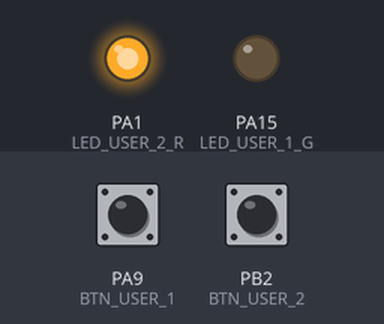
Recording of a sketch running on a simulated STM32 Blue Pill. Parts: output pins drawn as LEDs (lit = HIGH). Inputs (shaded band) come from the test bench; at power-on: PA9 (BTN_USER_1) HIGH, PB2 (BTN_USER_2) HIGH. Pins used as bus, display or sensor lines are not drawn.

Above: at 1.4 s.
1.5 s: PA9 (BTN_USER_1) pulled LOW for 0.15 s
At 2.8 s:
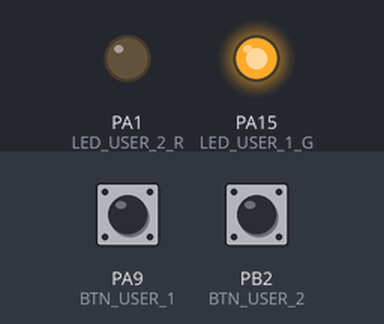
3.1 s: PB2 (BTN_USER_2) pulled LOW for 0.15 s
At 4.2 s:
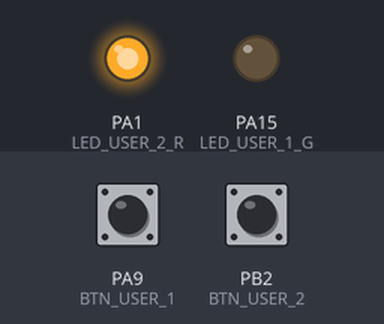
4.7 s: PA9 (BTN_USER_1) pulled LOW for 1 s
At 5.4 s:
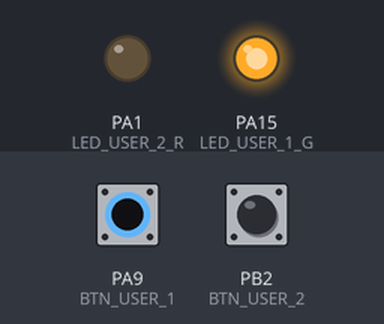
Timing chart, 0 to 7.7 s (numbered marks = the images above; inputs shaded):
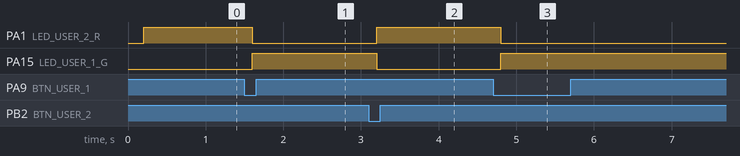

Measured:
- after the input at 1.5 s, PA1 (LED_USER_2_R): HIGH → LOW after 0.10 s; PA15 (LED_USER_1_G): LOW → HIGH after 0.10 s
- after the input at 3.1 s, PA1 (LED_USER_2_R): LOW → HIGH after 0.10 s; PA15 (LED_USER_1_G): HIGH → LOW after 0.10 s
- after the input at 4.7 s, PA1 (LED_USER_2_R): HIGH → LOW after 0.10 s; PA15 (LED_USER_1_G): LOW → HIGH after 0.10 s

The sketch:

firmware_upload_apolloecho_rak3172.ino
```cpp
#define ECHOSTAR_nRST_PIN PB5
#define ECHOSTAR_BOOT_PIN PA0
#define ECHOSTAR_RTS_PIN PA10
#define ECHOSTAR_PWR_ENABLE_PIN PA8

#define LED_USER_1_G PA15  // Red on my board
#define LED_USER_2_R PA1  // White on my board
#define BTN_USER_1 PA9
#define BTN_USER_2 PB2

typedef enum {
  MODE_IDLE = 0,
  MODE_NORMAL,
  MODE_FIRMWARE_UPLOAD
} workingmode_t;
workingmode_t current_mode;

void setup(void) {
  gpio_init();

  current_mode = MODE_NORMAL;
}

void loop(void) {
  if (digitalRead(BTN_USER_1) == LOW) {
    current_mode = MODE_FIRMWARE_UPLOAD;
    delay(100);
  }

  if (digitalRead(BTN_USER_2) == LOW) {
    current_mode = MODE_NORMAL;
    delay(100);
  }

  switch (current_mode) {

    case MODE_FIRMWARE_UPLOAD:
      current_mode = MODE_IDLE;

      digitalWrite(LED_USER_1_G, HIGH);
      digitalWrite(LED_USER_2_R, LOW);

      EM2050_reset_to_bootloader();

      break;

    case MODE_NORMAL:
      current_mode = MODE_IDLE;

      digitalWrite(LED_USER_1_G, LOW);
      digitalWrite(LED_USER_2_R, HIGH);

      EM2050_reset_to_run();

      break;

    case MODE_IDLE:
    default:
      // Do nothing here
      break;
  }
}

void gpio_init(void) {
  // LEDs
  pinMode(LED_USER_1_G, OUTPUT);
  digitalWrite(LED_USER_1_G, LOW);

  pinMode(LED_USER_2_R, OUTPUT);
  digitalWrite(LED_USER_2_R, LOW);

  // Buttons
  pinMode(BTN_USER_1, INPUT_PULLUP);
  pinMode(BTN_USER_2, INPUT_PULLUP);

  // EM2050 Control Pins
  pinMode(ECHOSTAR_PWR_ENABLE_PIN, OUTPUT);
  digitalWrite(ECHOSTAR_PWR_ENABLE_PIN, HIGH);

  pinMode(ECHOSTAR_RTS_PIN, OUTPUT);
  digitalWrite(ECHOSTAR_RTS_PIN, LOW);

  pinMode(ECHOSTAR_nRST_PIN, OUTPUT);
  pinMode(ECHOSTAR_BOOT_PIN, OUTPUT);
  EM2050_reset_to_run();
}

void EM2050_reset_to_bootloader(void) {
  digitalWrite(ECHOSTAR_nRST_PIN, LOW);
  digitalWrite(ECHOSTAR_BOOT_PIN, LOW);
  delay(200);
  digitalWrite(ECHOSTAR_nRST_PIN, HIGH);
}

void EM2050_reset_to_run(void) {
  digitalWrite(ECHOSTAR_nRST_PIN, LOW);
  digitalWrite(ECHOSTAR_BOOT_PIN, HIGH);
  delay(200);
  digitalWrite(ECHOSTAR_nRST_PIN, HIGH);
}
```
